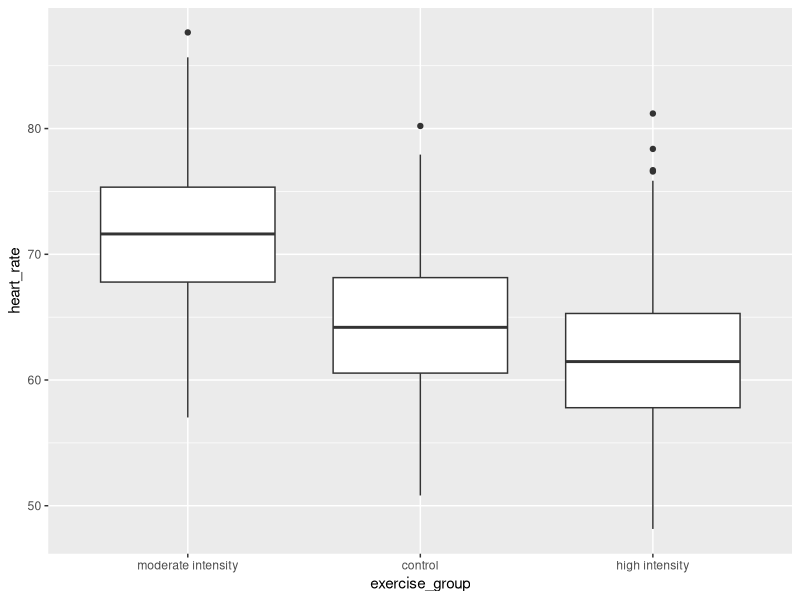
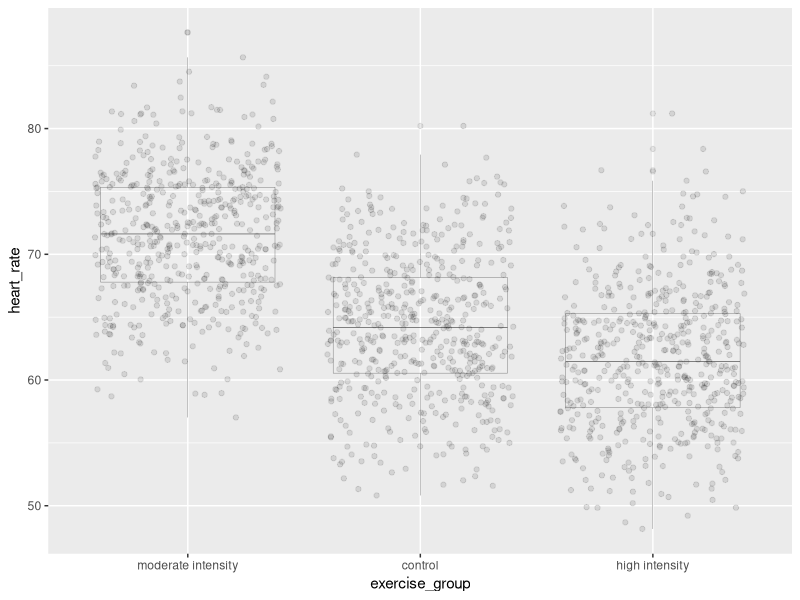
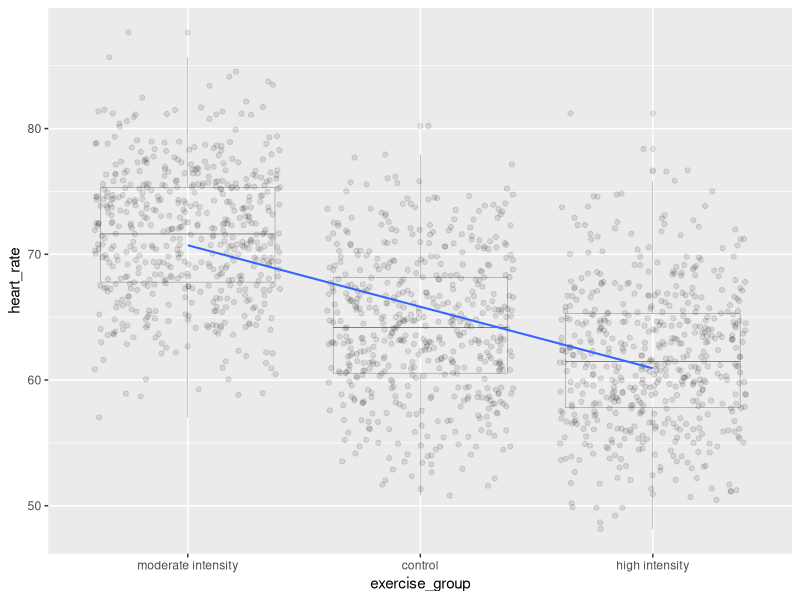

These charts were generated, in order, by the following R code:
## ---- chunk 1
library(tidyverse)
library(knitr)
library(kableExtra)
heart_rate <- read_csv("data/simulated_heart_rates.csv")
## ---- chunk 2
heart_rate %>% 
  mutate(exercise_group = fct_reorder(exercise_group,
                                      heart_rate,
                                      .fun='mean',
                                      .desc = TRUE))  %>% 
  ggplot(aes(exercise_group, heart_rate)) + 
  geom_boxplot()
## ---- chunk 3
anova(lm(heart_rate ~ exercise_group, data = heart_rate))
## ---- chunk 4
text_tbl <- data.frame('source' = c('treatments', 'error', 'total'),
                       'df'     = c("$k - 1$", "$k(n - 1)$", "$nk - 1$"),
                       'SS'     = c(
                         "$n\\sum(\\bar{y_i} - \\bar{y_.})^2$",
                         "$\\sum\\sum({y_{ij}} - \\bar{y_i})^2$",
                         "$\\sum\\sum({y_{ij}} - \\bar{y_.})^2$")
                       )

kable(text_tbl,
      caption = 'Table example') %>%
  #kable_styling(latex_options = "hold_position", full_width = F) %>%
  column_spec(1, bold = T) %>%
  column_spec(3, width = '14cm')
## ---- chunk 5
heart_rate %>% mutate(exercise_group = fct_reorder(exercise_group, 
                                                   heart_rate, 
                                                   .fun='median', 
                                                   .desc = TRUE))  %>% 
  ggplot(aes(exercise_group, heart_rate)) + 
  geom_boxplot(alpha=0.1, linewidth=0.1) +
  geom_jitter(alpha=0.1) 
## ---- chunk 6
heart_rate %>% mutate(exercise_group = fct_reorder(exercise_group, 
                                                   heart_rate, 
                                                   .fun='mean', 
                                                   .desc = TRUE))  %>% 
  ggplot(aes(exercise_group, heart_rate)) + 
  geom_boxplot(alpha=0.1, linewidth=0.1) +
  geom_jitter(alpha=0.1) +
  geom_smooth(method = "lm", 
              aes(group=1), 
              se=FALSE, 
              linewidth=0.7)
## ---- chunk 7
heart_rate %>% 
  group_by(exercise_group) %>% 
  summarise(mean = mean(heart_rate))
## ---- chunk 8
confint(lm(heart_rate ~ exercise_group, data = heart_rate))
## ---- chunk 9
lm(heart_rate ~ exercise_group, data = heart_rate)
## ---- chunk 10
### save the linear model as an object
model <- lm(heart_rate ~ exercise_group, data = heart_rate)
### predict heart rates for a new group of controls
predict(model, 
        data.frame(exercise_group = "control"), 
        interval = "prediction", 
        level = 0.95)
## ---- chunk 11
lm(heart_rate ~ exercise_group, data = heart_rate)
## ---- chunk 12
summary(lm(heart_rate ~ exercise_group + sex, data = heart_rate))
## ---- chunk 13
summary(lm(heart_rate ~ exercise_group + sex + age, data = heart_rate))
## ---- chunk 14
# delta = the observed effect size between groups
# sd = standard deviation
# significance level (Type 1 error probability or false positive rate) = 0.05
# type = two-sample t-test
# What is the minimum sample size we would need at 80% power?

controlMean <- heart_rate %>%
  filter(exercise_group == "control") %>%
  summarise(mean = mean(heart_rate)) 
moderateMean <- heart_rate %>%
  filter(exercise_group == "moderate intensity") %>%
  summarise(mean = mean(heart_rate)) 
delta <- controlMean - moderateMean
power.t.test(delta = delta[[1]], sd = sd(heart_rate$heart_rate), 
             sig.level = 0.05, type = "two.sample", power = 0.8)
